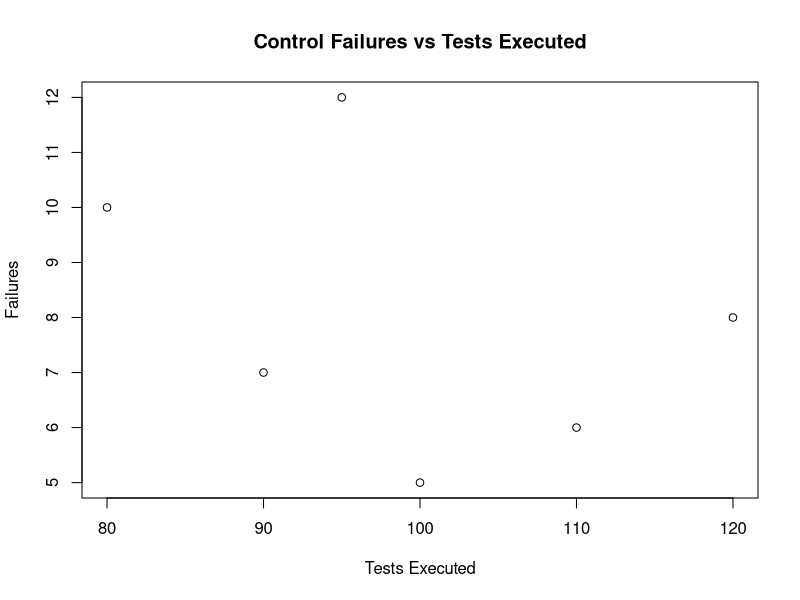

Generate this figure with R:
# Load data
data <- read.csv("sample_control_data.csv")

# Calculate failure rate
data$failure_rate <- data$failures / data$tests_executed

# View summary statistics
summary(data$failure_rate)

# Aggregate by control
aggregate(failure_rate ~ control_id, data, mean)

# Basic plot
plot(data$tests_executed,
     data$failures,
     main = "Control Failures vs Tests Executed",
     xlab = "Tests Executed",
     ylab = "Failures")
